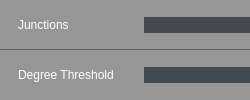
              <widget class="QWidget" name="widget_55" native="true">
               <layout class="QVBoxLayout" name="verticalLayout_25">
                <property name="spacing">
                 <number>0</number>
                </property>
                <property name="leftMargin">
                 <number>0</number>
                </property>
                <property name="topMargin">
                 <number>0</number>
                </property>
                <property name="rightMargin">
                 <number>0</number>
                </property>
                <property name="bottomMargin">
                 <number>0</number>
                </property>
                <item>
                 <widget class="QWidget" name="widget_56" native="true">
                  <property name="styleSheet">
                   <string notr="true">.QWidget
{
    background-color: rgb(150, 150, 150);
       border-bottom: 1px solid  rgb(100, 100, 100);

}</string>
                  </property>
                  <layout class="QHBoxLayout" name="horizontalLayout_23">
                   <property name="spacing">
                    <number>6</number>
                   </property>
                   <property name="leftMargin">
                    <number>18</number>
                   </property>
                   <property name="topMargin">
                    <number>2</number>
                   </property>
                   <property name="rightMargin">
                    <number>0</number>
                   </property>
                   <property name="bottomMargin">
                    <number>2</number>
                   </property>
                   <item>
                    <widget class="QLabel" name="label_45">
                     <property name="sizePolicy">
                      <sizepolicy hsizetype="Minimum" vsizetype="Fixed">
                       <horstretch>0</horstretch>
                       <verstretch>0</verstretch>
                      </sizepolicy>
                     </property>
                     <property name="minimumSize">
                      <size>
                       <width>120</width>
                       <height>0</height>
                      </size>
                     </property>
                     <property name="maximumSize">
                      <size>
                       <width>120</width>
                       <height>16777215</height>
                      </size>
                     </property>
                     <property name="styleSheet">
                      <string notr="true">    border-top: 0px solid rgb(0 , 0 , 0);
    font: 8pt &quot;Ebrima&quot;;   
	color:white;   
    border-top: 0px solid rgb(0 , 0 , 0); </string>
                     </property>
                     <property name="text">
                      <string>Junctions</string>
                     </property>
                    </widget>
                   </item>
                   <item>
                    <widget class="QLineEdit" name="lineEdit_14">
                     <property name="sizePolicy">
                      <sizepolicy hsizetype="Expanding" vsizetype="Fixed">
                       <horstretch>0</horstretch>
                       <verstretch>0</verstretch>
                      </sizepolicy>
                     </property>
                     <property name="styleSheet">
                      <string notr="true">border :0px solid  rgb(67, 74, 80);
color: rgb(255, 255, 255);
background-color: rgb(67, 74, 80);
font: 8pt &quot;Ebrima&quot;;




</string>
                     </property>
                     <property name="alignment">
                      <set>Qt::AlignCenter</set>
                     </property>
                    </widget>
                   </item>
                  </layout>
                 </widget>
                </item>
                <item>
                 <widget class="QWidget" name="widget_57" native="true">
                  <property name="styleSheet">
                   <string notr="true">.QWidget
{
    background-color: rgb(150, 150, 150);
 

}</string>
                  </property>
                  <layout class="QHBoxLayout" name="horizontalLayout_24">
                   <property name="spacing">
                    <number>6</number>
                   </property>
                   <property name="leftMargin">
                    <number>18</number>
                   </property>
                   <property name="topMargin">
                    <number>2</number>
                   </property>
                   <property name="rightMargin">
                    <number>0</number>
                   </property>
                   <property name="bottomMargin">
                    <number>2</number>
                   </property>
                   <item>
                    <widget class="QLabel" name="label_48">
                     <property name="sizePolicy">
                      <sizepolicy hsizetype="Minimum" vsizetype="Fixed">
                       <horstretch>0</horstretch>
                       <verstretch>0</verstretch>
                      </sizepolicy>
                     </property>
                     <property name="minimumSize">
                      <size>
                       <width>120</width>
                       <height>0</height>
                      </size>
                     </property>
                     <property name="maximumSize">
                      <size>
                       <width>120</width>
                       <height>16777215</height>
                      </size>
                     </property>
                     <property name="styleSheet">
                      <string notr="true">    border-top: 0px solid rgb(0 , 0 , 0);
    font: 8pt &quot;Ebrima&quot;;   
	color:white;   
    border-top: 0px solid rgb(0 , 0 , 0); </string>
                     </property>
                     <property name="text">
                      <string>Degree Threshold</string>
                     </property>
                    </widget>
                   </item>
                   <item>
                    <widget class="QLineEdit" name="lineEdit_41">
                     <property name="sizePolicy">
                      <sizepolicy hsizetype="Expanding" vsizetype="Fixed">
                       <horstretch>0</horstretch>
                       <verstretch>0</verstretch>
                      </sizepolicy>
                     </property>
                     <property name="styleSheet">
                      <string notr="true">border :0px solid  rgb(67, 74, 80);
color: rgb(255, 255, 255);
background-color: rgb(67, 74, 80);
font: 8pt &quot;Ebrima&quot;;




</string>
                     </property>
                     <property name="alignment">
                      <set>Qt::AlignCenter</set>
                     </property>
                    </widget>
                   </item>
                  </layout>
                 </widget>
                </item>
               </layout>
              </widget>
